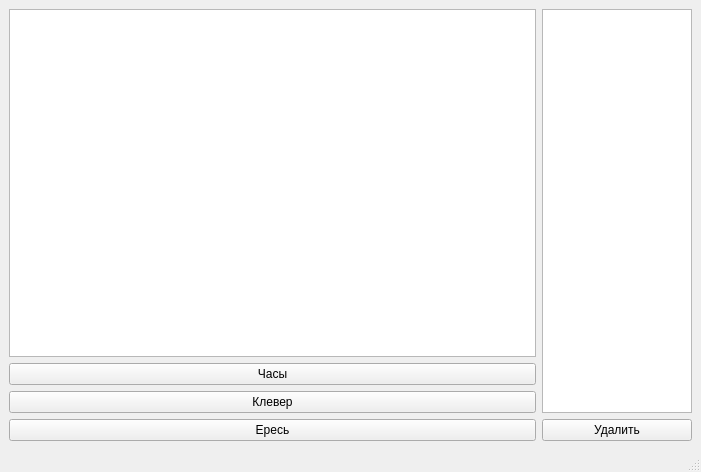
<?xml version="1.0" encoding="UTF-8"?>
<ui version="4.0">
 <class>MainWindow</class>
 <widget class="QMainWindow" name="MainWindow">
  <property name="geometry">
   <rect>
    <x>0</x>
    <y>0</y>
    <width>701</width>
    <height>472</height>
   </rect>
  </property>
  <property name="windowTitle">
   <string>MainWindow</string>
  </property>
  <widget class="QWidget" name="centralwidget">
   <layout class="QHBoxLayout" name="horizontalLayout_2">
    <item>
     <layout class="QHBoxLayout" name="horizontalLayout">
      <item>
       <layout class="QVBoxLayout" name="verticalLayout">
        <item>
         <widget class="QGraphicsView" name="graphicsView">
          <property name="minimumSize">
           <size>
            <width>300</width>
            <height>0</height>
           </size>
          </property>
         </widget>
        </item>
        <item>
         <widget class="QPushButton" name="pushButton_3">
          <property name="text">
           <string>Часы</string>
          </property>
         </widget>
        </item>
        <item>
         <widget class="QPushButton" name="pushButton_2">
          <property name="text">
           <string>Клевер</string>
          </property>
         </widget>
        </item>
        <item>
         <widget class="QPushButton" name="pushButton">
          <property name="text">
           <string>Ересь</string>
          </property>
         </widget>
        </item>
       </layout>
      </item>
      <item>
       <layout class="QVBoxLayout" name="verticalLayout_4">
        <property name="sizeConstraint">
         <enum>QLayout::SetFixedSize</enum>
        </property>
        <property name="leftMargin">
         <number>0</number>
        </property>
        <item>
         <widget class="QListWidget" name="listWidget">
          <property name="maximumSize">
           <size>
            <width>150</width>
            <height>16777215</height>
           </size>
          </property>
         </widget>
        </item>
        <item>
         <widget class="QPushButton" name="pushButton_4">
          <property name="maximumSize">
           <size>
            <width>150</width>
            <height>16777215</height>
           </size>
          </property>
          <property name="text">
           <string>Удалить</string>
          </property>
         </widget>
        </item>
       </layout>
      </item>
     </layout>
    </item>
   </layout>
  </widget>
  <widget class="QMenuBar" name="menubar">
   <property name="geometry">
    <rect>
     <x>0</x>
     <y>0</y>
     <width>701</width>
     <height>21</height>
    </rect>
   </property>
  </widget>
  <widget class="QStatusBar" name="statusbar"/>
 </widget>
 <resources/>
 <connections/>
</ui>
